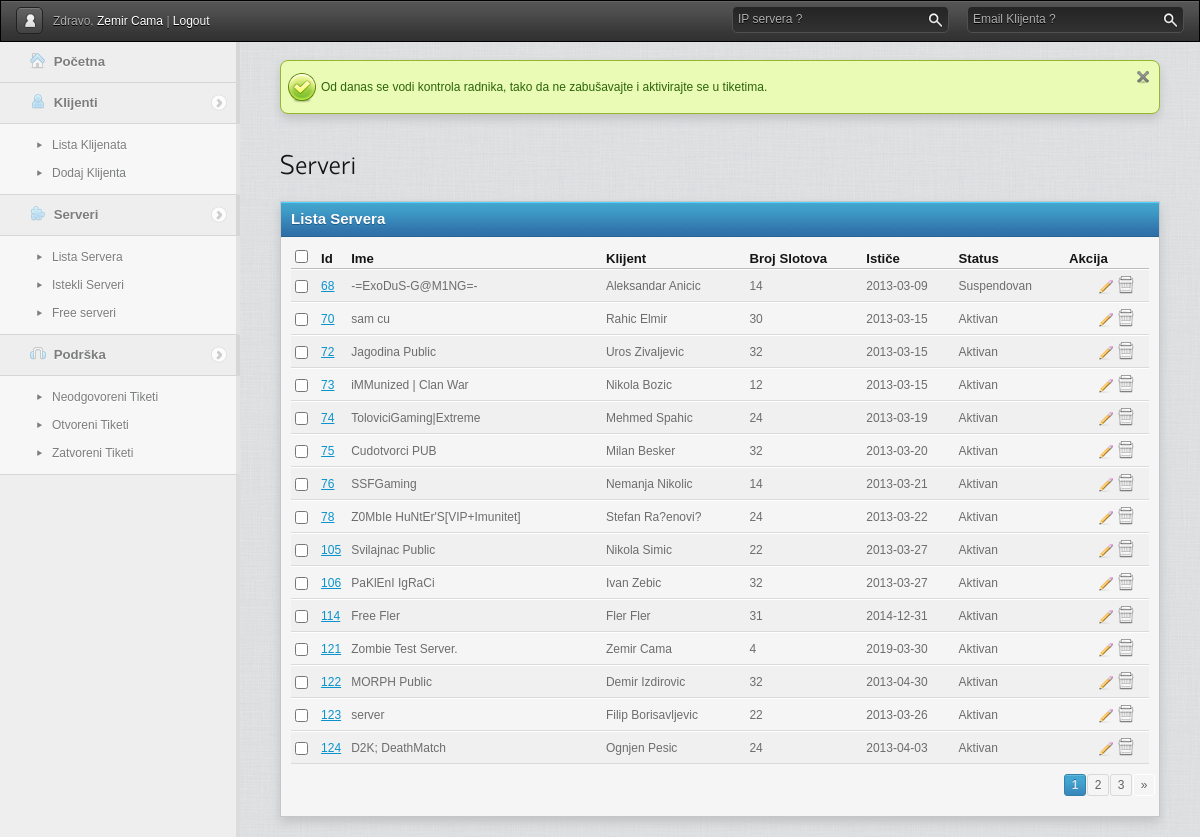
/gpanel/csafasfasfas/admin.php?page=serveri&akcija=lista (signed in), run on the app's committed database.
### tables this page shows
CREATE TABLE `serveri` (
  `id` int(11) NOT NULL AUTO_INCREMENT,
  `user_id` int(11) NOT NULL,
  `box_id` int(11) NOT NULL,
  `ip_id` int(11) NOT NULL,
  `name` text NOT NULL,
  `mod` text NOT NULL,
  `map` text NOT NULL,
  `port` text NOT NULL,
  `fps` int(11) NOT NULL DEFAULT '300',
  `slotovi` int(11) NOT NULL,
  `username` text NOT NULL,
  `password` text NOT NULL,
  `istice` date NOT NULL,
  `status` text NOT NULL,
  `startovan` int(11) NOT NULL DEFAULT '0',
  `free` text,
  `uplatnica` text,
  PRIMARY KEY (`id`)
);

### gpanel/includes/libs/sysplugins/smarty_internal_data.php (called while the page is built, shortened)
<?php
class Smarty_Internal_Data {
    public function getVariable($_variable, $_ptr = null, $search_parents = true, $error_enable = true)
    {
        if ($_ptr === null) {
            $_ptr = $this;
        } while ($_ptr !== null) {
            if (isset($_ptr->tpl_vars[$_variable])) {
                return $_ptr->tpl_vars[$_variable];
            }
            if ($search_parents) {
                $_ptr = $_ptr->parent;
            } else {
                $_ptr = null;
            }
        }
        if ($this->smarty->error_unassigned && $error_enable) {
            throw new SmartyException('Undefined Smarty variable "' . $_variable . '"');
        } else {
            return new Undefined_Smarty_Variable;
        }
    }
}
class Smarty_Variable {
    public function __construct ($value = null, $nocache = false, $scope = Smarty::SCOPE_LOCAL)
    {
        $this->value = $value;
    }
}
class Undefined_Smarty_Variable {
    public function __get ($name)
    {
        if ($name == 'nocache') {
            return false;
        } else {
            return null;
        }
    }
}
?>

### gpanel/cache/template_c/69be598c7df0bab43d2882faef821fac7419a183.file.lista_servera.tpl.php (the view, shortened to what this page needs)
<?php if(!defined('SMARTY_DIR')) exit('no direct access allowed');
$_smarty_tpl->decodeProperties(array (
  'file_dependency' =>
  array (
    '69be598c7df0bab43d2882faef821fac7419a183' =>
    array (
      0 => 'template/lista_servera.tpl',
      1 => 1440795700,
      2 => 'file',
    ),
  ),
  'nocache_hash' => '14941419455a51628fb86c67-60198342',
  'function' =>
  array (
  ),
  'has_nocache_code' => false,
)); ?>
﻿<div id="content">
<h1>Serveri</h1>
<div class="bloc">
    <div class="title">
        Lista Servera
    </div>
    <div class="content">
        <table>
            <thead>
                <tr>
                    <th><input type="checkbox" class="checkall"/></th>
                    <th>Id</th>
                    <th>Ime</th>
                    <th>Klijent</th>
                    <th>Broj Slotova</th>
                    <th>Ističe</th>
                    <th>Status</th>
                    <th>Akcija</th>
                </tr>
            </thead>
            <tbody>
            <?php  $_smarty_tpl->tpl_vars['server'] = new Smarty_Variable;
 $_from = $_smarty_tpl->getVariable('serveri')->value; if (!is_array($_from) && !is_object($_from)) { settype($_from, 'array');}
if ($_smarty_tpl->_count($_from) > 0){
    foreach ($_from as $_smarty_tpl->tpl_vars['server']->key => $_smarty_tpl->tpl_vars['server']->value){
?>
                <tr>
                    <td><input type="checkbox" /></td>
                    <td><a href="admin.php?page=serveri&akcija=uredi&id=<?php echo $_smarty_tpl->tpl_vars['server']->value['id'];?>
"><?php echo $_smarty_tpl->tpl_vars['server']->value['id'];?>
</a></td>
                    <td><?php echo $_smarty_tpl->tpl_vars['server']->value['name'];?>
</td>
                    <td><?php echo $_smarty_tpl->tpl_vars['server']->value['klijent'];?>
</td>
                    <td><?php echo $_smarty_tpl->tpl_vars['server']->value['slotovi'];?>
</td>
                    <td><?php echo $_smarty_tpl->tpl_vars['server']->value['istice'];?>
</td>
                    <td><?php echo $_smarty_tpl->tpl_vars['server']->value['status'];?>
</td>
                    <td class="actions"><a href="admin.php?page=serveri&akcija=uredi&id=<?php echo $_smarty_tpl->tpl_vars['server']->value['id'];?>
" title="Uredi ovaj server"><img src="template/img/icons/edit.png" alt="" /></a><a href="admin.php?page=serveri&akcija=lista<?php echo $_smarty_tpl->getVariable('isticemi')->value;?>
&brisi=<?php echo $_smarty_tpl->tpl_vars['server']->value['id'];?>
" onclick="return confirm('Dali ste sigurni da želite izbrisati server?')" title="Izbriši ovaj server"><img src="template/img/icons/delete.png" alt="" /></a></td>
                </tr>
             <?php }} else { ?>
             <tr>
             <td colspan="8">Nema ni jednog servera</td>
             </tr>
             <?php } ?>
            </tbody>
        </table>
        <div class="pagination">
            <?php echo $_smarty_tpl->getVariable('stranice')->value;?>
        </div>
    </div>
</div>
</div>

### gpanel/cache/template_c/435d10930e41bb21c503ce88a0dfdada07016644.file.header.tpl.php (shortened to what this page needs)
<?php if(!defined('SMARTY_DIR')) exit('no direct access allowed');
$_smarty_tpl->decodeProperties(array (
  'file_dependency' =>
  array (
    '435d10930e41bb21c503ce88a0dfdada07016644' =>
    array (
      0 => 'template/header.tpl',
      1 => 1440795692,
      2 => 'file',
    ),
  ),
  'nocache_hash' => '8872469365a51625f985c49-26673148',
  'function' =>
  array (
  ),
  'has_nocache_code' => false,
)); ?>
<!DOCTYPE html>
<html>
    <head>
        <link rel="stylesheet" href="template/css/reset.css" />
        <link rel="stylesheet" href="template/css/style.css" />
        <link rel="stylesheet" href="template/css/jqueryui/jqueryui.css" />
        <link rel="stylesheet" href="template/js/jwysiwyg/jquery.wysiwyg.old-school.css" />
        <link rel="stylesheet" href="template/js/zoombox/zoombox.css" />
    </head>
    <body class="white" onload="Refresh()">
        <div id="head">
            <div class="left">
                <a href="admin.php?page=profile" class="button profile"><img src="template/img/icons/huser.png" alt="" /></a>
                Zdravo,
                <a href="admin.php?page=profile"><?php echo $_smarty_tpl->getVariable('admin')->value['fname'];?>
 <?php echo $_smarty_tpl->getVariable('admin')->value['lname'];?>
</a>
                |
                <a href="../logout.php?admin=yes">Logout</a>
            </div>
            <div style="float:right; margin-right: 250px;">
                <form action="" id="search" method="post" class="search placeholder">
                    <label>IP servera ?</label>
                    <input type="text" value="" name="qq" class="text"/>
                    <input type="submit" value="rechercher" class="submit"/>
                </form>
            </div>
            <div class="right">
                <form action="" id="search" method="post" class="search placeholder">
                    <label>Email Klijenta ?</label>
                    <input type="text" value="" name="q" class="text"/>
                    <input type="submit" value="rechercher" class="submit"/>
                </form>
            </div>
        </div>
        <div id="sidebar">
            <ul>
                <li class="nosubmenu">
                    <a href="admin.php">
                        <img src="template/img/icons/menu/home.png" alt="" />
                        Početna
                    </a>
                </li>
                 <li><a href="#"><img src="template/img/icons/menu/client.png" alt="" /> Klijenti</a>
                    <ul>
                                                <li><a href="admin.php?page=klijenti&akcija=lista">Lista Klijenata</a></li>
                                                <li><a href="admin.php?page=klijenti&akcija=dodaj">Dodaj Klijenta</a></li>
                    </ul>
                </li>
<li><a href="#"><img src="template/img/icons/menu/server.png" alt="" /> Serveri</a>
                    <ul>
                                                <li><a href="admin.php?page=serveri&akcija=lista">Lista Servera</a></li>
                                                <li><a href="admin.php?page=serveri&akcija=lista&istekli=1">Istekli Serveri</a></li>
												<li><a href="admin.php?page=serveri&akcija=listaa&free=1">Free serveri</a></li>
                    </ul>
                </li>
                <li><a href="#"><img src="template/img/icons/menu/support.png" alt="" /> Podrška</a>
                    <ul>
                    	<li><a href="admin.php?page=podrska&status=Neodgovoren"><span>Neodgovoreni Tiketi</span></a></li>
                        <li><a href="admin.php?page=podrska&status=Otvoren"><span>Otvoreni Tiketi</span></a></li>
                        <li><a href="admin.php?page=podrska&status=Zatvoren"><span>Zatvoreni Tiketi</span></a></li>
                    </ul>
                </li>
            </ul>
        </div>
<div id="content" style="padding: 0; margin: 28px 40px -40px 280px;">
<br />
<div class="notiff success bloc">
	Od danas se vodi kontrola radnika, tako da ne zabušavajte i aktivirajte se u tiketima.
	<a class="close" href="#"></a>
</div>
</div>

### data on the page
serveri: id "68", name "-=ExoDuS-G@M1NG=-", value "Aleksandar Anicic", slotovi "14", istice "2013-03-09", status "Suspendovan"
serveri: id "70", name "sam cu", value "Rahic Elmir", slotovi "30", istice "2013-03-15", status "Aktivan"
serveri: id "72", name "Jagodina Public", value "Uros Zivaljevic", slotovi "32", istice "2013-03-15", status "Aktivan"
serveri: id "73", name "iMMunized | Clan War", value "Nikola Bozic", slotovi "12", istice "2013-03-15", status "Aktivan"
serveri: id "74", name "ToloviciGaming|Extreme", value "Mehmed Spahic", slotovi "24", istice "2013-03-19", status "Aktivan"
serveri: id "75", name "Cudotvorci PUB", value "Milan Besker", slotovi "32", istice "2013-03-20", status "Aktivan"
serveri: id "76", name "SSFGaming", value "Nemanja Nikolic", slotovi "14", istice "2013-03-21", status "Aktivan"
serveri: id "78", value "Z0MbIe HuNtEr'S[VIP+Imunitet]", value "Stefan Ra?enovi?", slotovi "24", istice "2013-03-22", status "Aktivan"
serveri: id "105", name "Svilajnac Public", value "Nikola Simic", slotovi "22", istice "2013-03-27", status "Aktivan"
serveri: id "106", name "PaKlEnI IgRaCi", value "Ivan Zebic", slotovi "32", istice "2013-03-27", status "Aktivan"
serveri: id "114", name "Free Fler", value "Fler Fler", slotovi "31", istice "2014-12-31", status "Aktivan"
serveri: id "121", name "Zombie Test Server.", value "Zemir Cama", slotovi "4", istice "2019-03-30", status "Aktivan"
serveri: id "122", name "MORPH Public", value "Demir Izdirovic", slotovi "32", istice "2013-04-30", status "Aktivan"
serveri: id "123", name "server", value "Filip Borisavljevic", slotovi "22", istice "2013-03-26", status "Aktivan"
serveri: id "124", name "D2K; DeathMatch", value "Ognjen Pesic", slotovi "24", istice "2013-04-03", status "Aktivan"

### other printed values
$_smarty_tpl->getVariable('admin')->value['fname'] "Zemir"
$_smarty_tpl->getVariable('admin')->value['lname'] "Cama"
